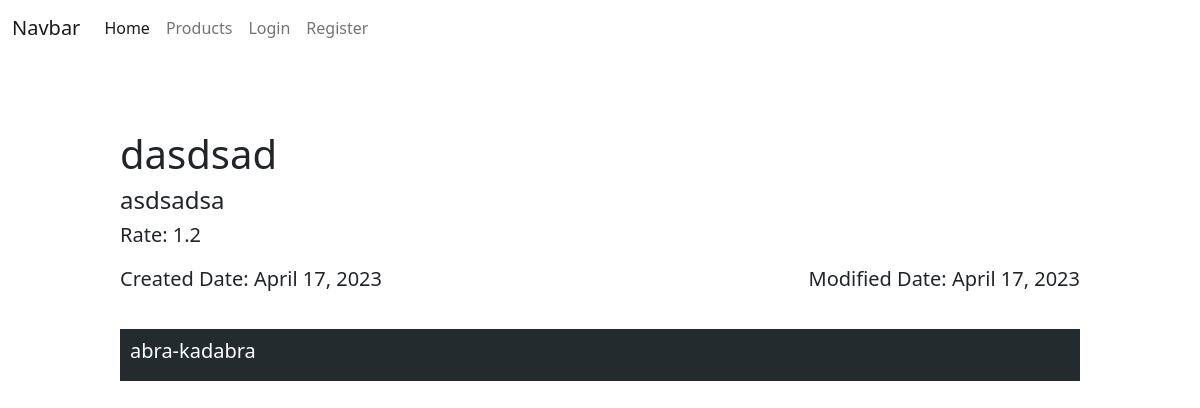
The page /products/1/ on the database as committed earlier.
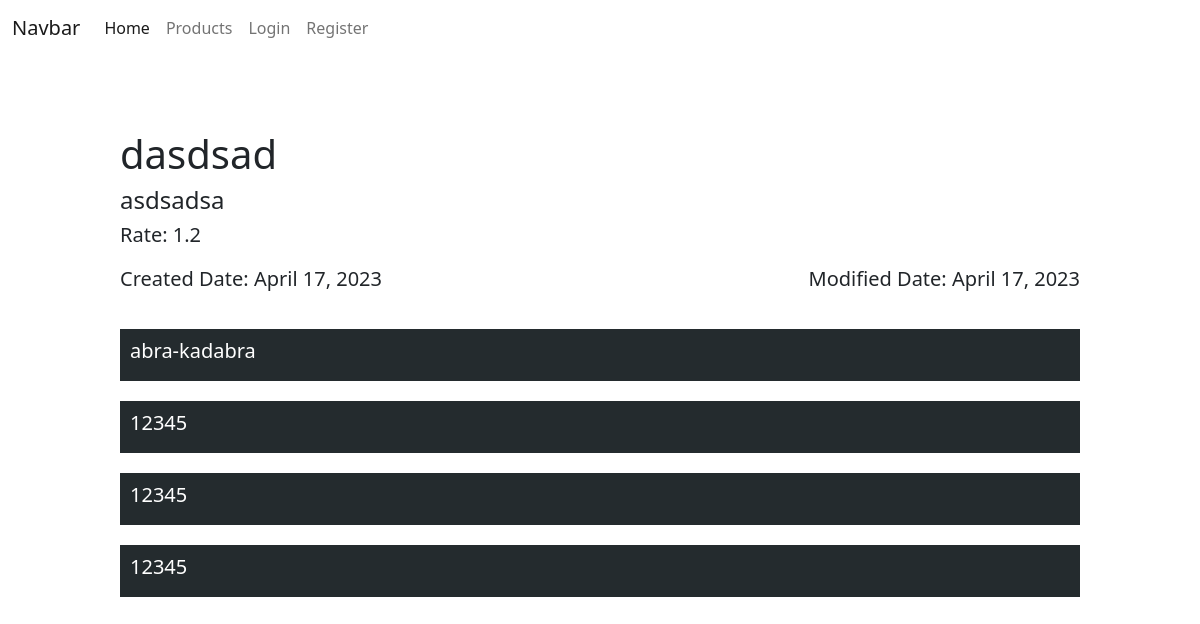
The same page on the database as committed later.
### products/models.py (models this page shows, shortened)
class Review(models.Model):
    text = models.CharField(max_length=256)
    product = models.ForeignKey(Product, on_delete=models.CASCADE)

### products/views.py (the view, shortened to what this page needs)
# urls.py: path('products/<int:id>/', post_detial_view),
def post_detial_view(request, id):
    if request.method == 'GET':
        product = Product.objects.get(id=id)
        context = {
            'product': product,
            'reviews': product.review_set.all(),
            'form': ReviewCreateForm,
            'user': request.user
        }
        return render(request, 'products/detail.html', context=context)

### templates/products/detail.html (shortened to what this page needs)
{% extends 'layouts/index.html' %}
{% block content %}
    <div class="product_block">
        <div class="info">
            <h1>{{ product.title }}</h1>
            <h4>{{ product.composition }}</h4>
            <h5>Rate: {{ product.rate }}</h5>
            <div class="dates">
                <h5>Created Date: {{ product.created_data }}</h5>
                <h5>Modified Date: {{ product.modified_data }}</h5>
            </div>
        </div>
        <div class="reviews">
            {% for review in reviews %}
                <div class="review_block">
                    <h5>{{ review.text }}</h5>
                </div>
            {% endfor %}
        </div>
    </div>
{% endblock %}

Rows that differ between the two databases and show on the page:
added Review: text "12345"
added Review: text "12345"
added Review: text "12345"
